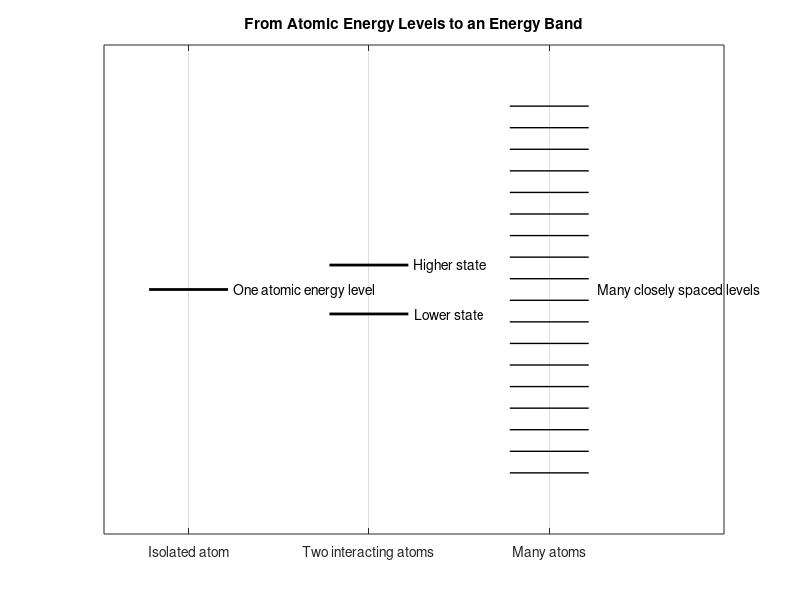
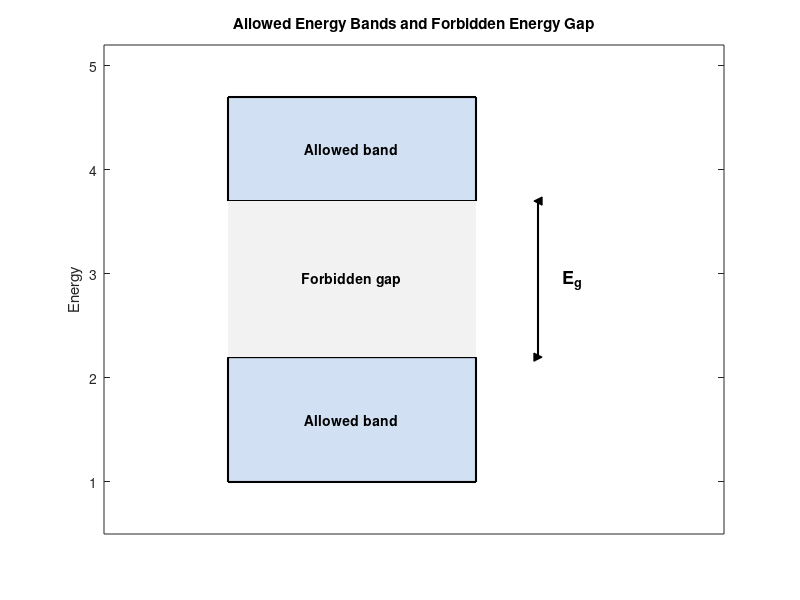
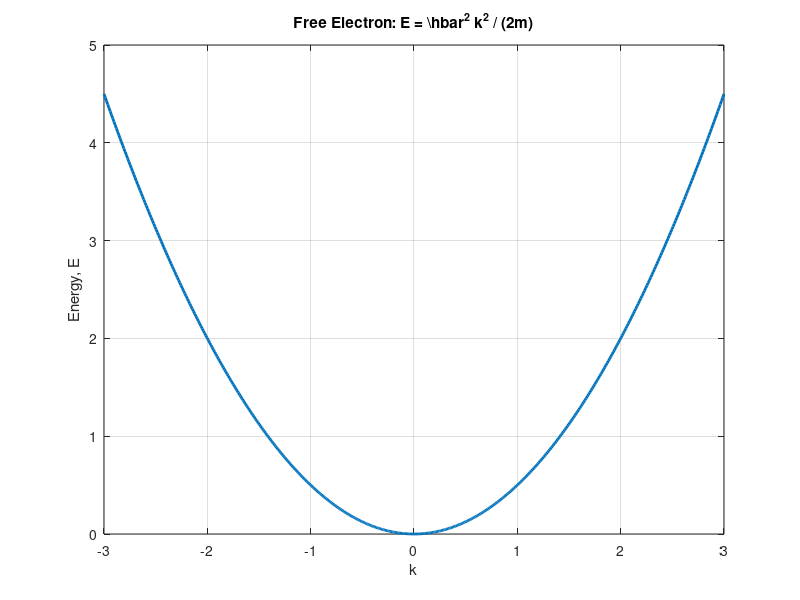

Recreate these plots in MATLAB, in order. (Note: this script raises an error after producing the figures.)
%% EEE 369 - Chapter 3.1 Visualization
% MATLAB diagrams for the concepts needed later in Sections 3.4-3.5.
% The figures are schematic illustrations of the textbook concepts.

clear; close all; clc;

%% Figure 1: Splitting of an atomic energy level
figure('Name','3.1 - Energy Level Splitting','Color','w');
hold on; box on; grid on;

% One isolated atom
y0 = 2.0;
plot([0.8 2.2],[y0 y0],'k','LineWidth',2);
text(2.3,y0,'One atomic energy level','VerticalAlignment','middle');

% Two interacting atoms: split level
plot([4.0 5.4],[y0+0.18 y0+0.18],'k','LineWidth',2);
plot([4.0 5.4],[y0-0.18 y0-0.18],'k','LineWidth',2);
text(5.5,y0+0.18,'Higher state','VerticalAlignment','middle');
text(5.5,y0-0.18,'Lower state','VerticalAlignment','middle');

% Many atoms: closely spaced levels
levels = linspace(0.65,3.35,18);
for E = levels
    plot([7.2 8.6],[E E],'k','LineWidth',1);
end
text(8.75,2.0,'Many closely spaced levels','VerticalAlignment','middle');

xlim([0 11]); ylim([0.2 3.8]);
xticks([1.5 4.7 7.9]);
xticklabels({'Isolated atom','Two interacting atoms','Many atoms'});
yticks([]);
title('From Atomic Energy Levels to an Energy Band');
hold off;


%% Figure 2: Allowed bands and forbidden energy gap
figure('Name','3.1 - Allowed and Forbidden Bands','Color','w');

E = [1.0 2.2 3.7 4.7];
hold on; box on;
rectangle('Position',[1,E(1),2,E(2)-E(1)], ...
          'FaceColor',[0.82 0.88 0.95],'EdgeColor','k','LineWidth',1.5);
rectangle('Position',[1,E(3),2,E(4)-E(3)], ...
          'FaceColor',[0.82 0.88 0.95],'EdgeColor','k','LineWidth',1.5);

% Forbidden gap
patch([1 3 3 1],[E(2) E(2) E(3) E(3)], ...
      [0.95 0.95 0.95],'EdgeColor','none');

text(2,E(1)+(E(2)-E(1))/2,'Allowed band', ...
    'HorizontalAlignment','center','FontWeight','bold');
text(2,(E(2)+E(3))/2,'Forbidden gap', ...
    'HorizontalAlignment','center','FontWeight','bold');
text(2,E(3)+(E(4)-E(3))/2,'Allowed band', ...
    'HorizontalAlignment','center','FontWeight','bold');

% Eg arrow
plot([3.5 3.5],[E(2) E(3)],'k','LineWidth',1.5);
plot(3.5,E(2),'k>','MarkerFaceColor','k');
plot(3.5,E(3),'k<','MarkerFaceColor','k');
text(3.7,(E(2)+E(3))/2,'E_g','FontSize',13,'FontWeight','bold');

xlim([0 5]); ylim([0.5 5.2]);
xticks([]); ylabel('Energy');
title('Allowed Energy Bands and Forbidden Energy Gap');
hold off;


%% Figure 3: Free-electron E-k relation
figure('Name','3.1 - Free Electron E-k','Color','w');

k = linspace(-3,3,500);
hbar = 1; m = 1;              % normalized units for visualization
Efree = (hbar^2*k.^2)/(2*m);

plot(k,Efree,'LineWidth',2);
grid on; box on;
xlabel('k');
ylabel('Energy, E');
title('Free Electron: E = \hbar^2 k^2 / (2m)');
xline(0,'k:');
yline(0,'k:');
text(0.15,max(Efree)*0.15,'Parabolic E-k relation');


%% Figure 4: Schematic semiconductor E-k diagram
figure('Name','3.1 - Semiconductor E-k Diagram','Color','w');

k = linspace(-2,2,500);

% Schematic conduction and valence bands
Ec = 2.0 + 0.75*k.^2;
Ev = 0.75 - 0.45*k.^2;

plot(k,Ec,'LineWidth',2); hold on;
plot(k,Ev,'LineWidth',2);
grid on; box on;

xlabel('Crystal wave vector, k');
ylabel('Energy, E');
title('Schematic Semiconductor E-k Diagram');

% Mark bandgap at k = 0
Ec0 = 2.0;
Ev0 = 0.75;
plot([0 0],[Ev0 Ec0],'k--','LineWidth',1.5);
text(0.08,(Ev0+Ec0)/2,'E_g','FontSize',13,'FontWeight','bold');

text(-1.75,Ec0+1.0,'Conduction band','FontWeight','bold');
text(-1.75,Ev0-0.7,'Valence band','FontWeight','bold');

legend('Conduction band','Valence band','Location','best');
hold off;


%% Figure 5: Why curvature matters for effective mass
figure('Name','3.1 - E-k Curvature','Color','w');

k = linspace(-2,2,500);

% Two illustrative curvatures
E1 = 0.8*k.^2;          % strongly curved
E2 = 0.25*k.^2;         % flatter

plot(k,E1,'LineWidth',2); hold on;
plot(k,E2,'LineWidth',2);
grid on; box on;

xlabel('k');
ylabel('Energy, E');
title('E-k Curvature and the Idea of Effective Mass');
legend('Large curvature','Small curvature','Location','northwest');

text(-1.85,3.2,'m^* = \hbar^2 / (d^2E/dk^2)', ...
    'FontSize',12,'FontWeight','bold');
hold off;

%% End
disp('Chapter 3.1 visualization complete.');
